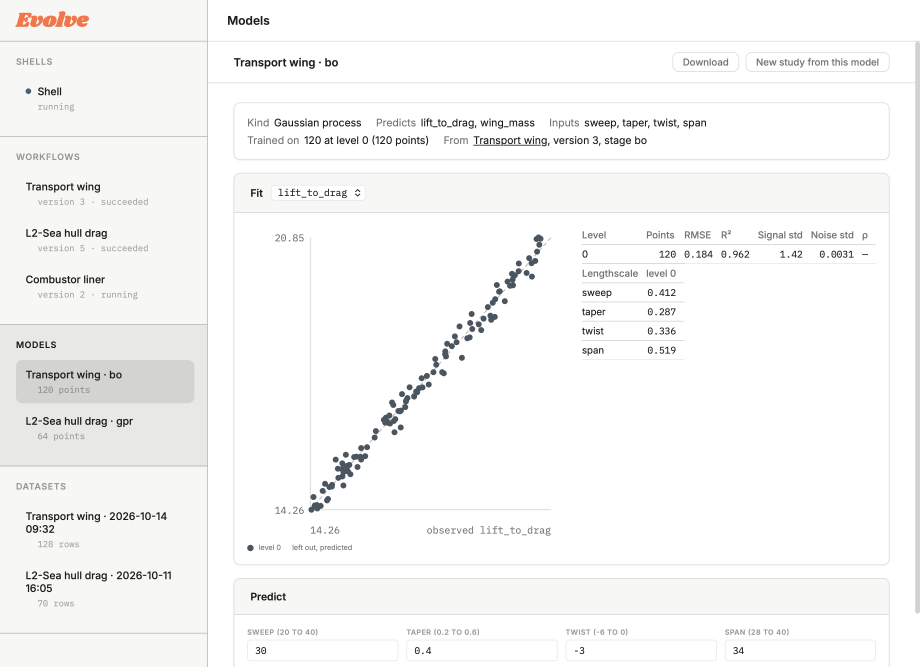
#> input picture scripts/ui-loops/mock-base.png, 4600 x 3332 px (shown at 1/5 size); the run also reads 1 picture not shown here
$ python compose.py mock-base.png 5 mock-hover.png
#> lines starting #> are read from the running program, lines starting #| are printed output that depends on the picture
# compose.py OUT.gif CROP_LEFT TERM_W : the loop, at 2x, from the 4x renders
#   beat 1: mock-base/mock-hover with a drawn cursor clicking Download; beat 2: the terminal states
import sys
from PIL import Image, ImageDraw, ImageEnhance
out, crop_left, term_w = sys.argv[1], int(sys.argv[2]), sys.argv[3]
R = 4; O = 2   # render scale, output scale
FPS = 20
def ui(name):
#> called with name = 'mock-base.png'
    im = Image.open(name).convert("RGB")
    w, h = im.size
#> w = 4600; h = 3332
    return im.crop((crop_left * R, 0, w, h)).resize(((w // R - crop_left) * O, h // R * O), Image.LANCZOS)
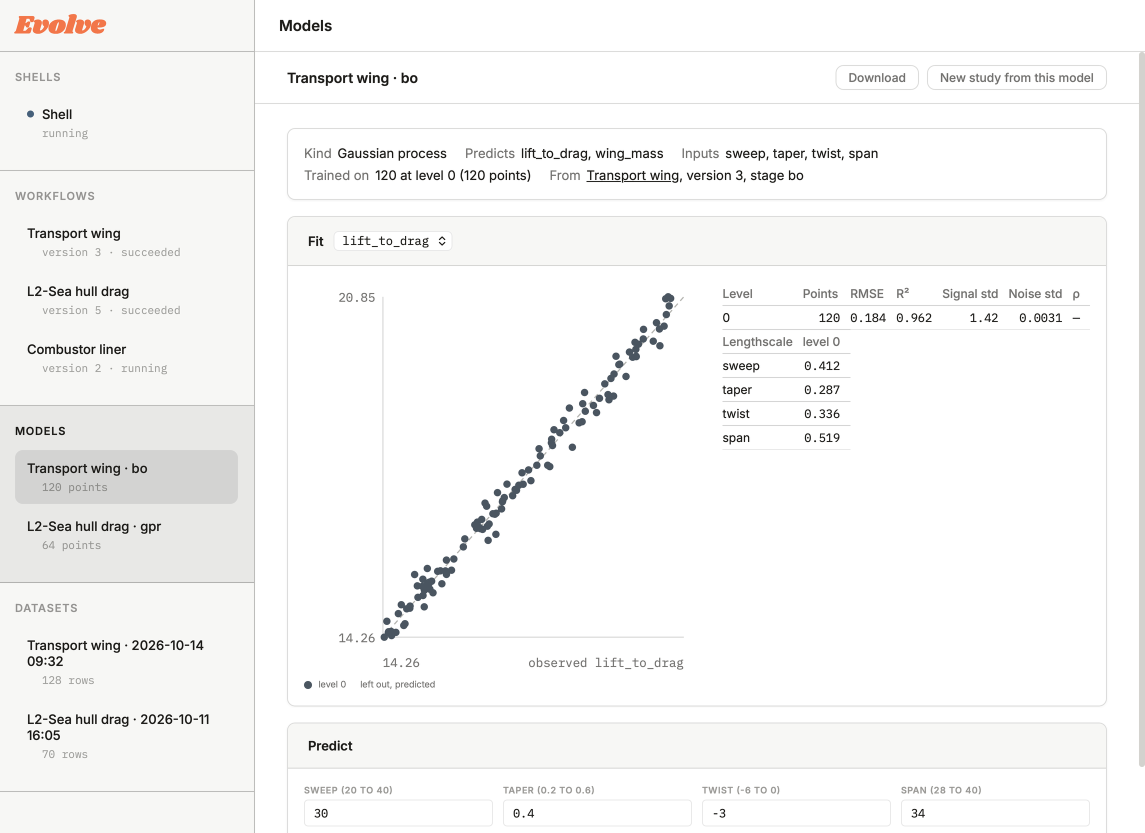
#> returned value: PIL image 2290x1666 RGB (shown at 1/2 size); mean R, G, B 247.1, 247, 246.4
base, hover = ui("mock-base.png"), ui("mock-hover.png")
W, H = base.size
#> W = 2290; H = 1666
def term(name):
    im = Image.open(name).convert("RGB"); return im.resize((im.width // R * O, im.height // R * O), Image.LANCZOS)
# the Download button in the mock, in points (from the render: the toolbar's first button)
BTN = (840 - crop_left, 65, 84, 25)
end = ((BTN[0] + BTN[2] * 0.55) * O, (BTN[1] + BTN[3] * 0.6) * O)
start = ((980 - crop_left) * O, 430 * O)
def ease(u): return u * u * (3 - 2 * u)
def cursor(im, x, y):
    k = 1.2 * O
    pts = [(x + px * k, y + py * k) for px, py in [(0, 0), (0, 16.5), (4.2, 12.6), (7.2, 19.3), (9.6, 18.3), (6.7, 11.6), (12, 11.6)]]
    d = ImageDraw.Draw(im)
    d.line(pts + [pts[0]], fill=(255, 255, 255), width=O)
    d.polygon(pts, fill=(20, 20, 20))
    return im
pressed = hover.copy()
bx, by, bw, bh = [int(v * O) for v in BTN]
pressed.paste(ImageEnhance.Brightness(pressed.crop((bx - 2, by - 2, bx + bw + 2, by + bh + 2))).enhance(0.93), (bx - 2, by - 2))
frames = []
def add(im, n, pos=None):
#> called with n = 24, pos = (1950, 860)
    for _ in range(n): frames.append(cursor(im.copy(), *pos) if pos else im)
#> after the loop, frames = 24 items
add(base, int(1.2 * FPS), start)
n = int(0.9 * FPS)
for i in range(1, n + 1):
    u = ease(i / n); add(base, 1, (start[0] + (end[0] - start[0]) * u, start[1] + (end[1] - start[1]) * u))
add(hover, int(0.4 * FPS), end)
add(pressed, int(0.15 * FPS), end)
add(hover, int(1.0 * FPS), end)
t = lambda s: term(f"term-{term_w}-{s}.png")
#> (the run stopped early here; a loop or call above may not have finished)
